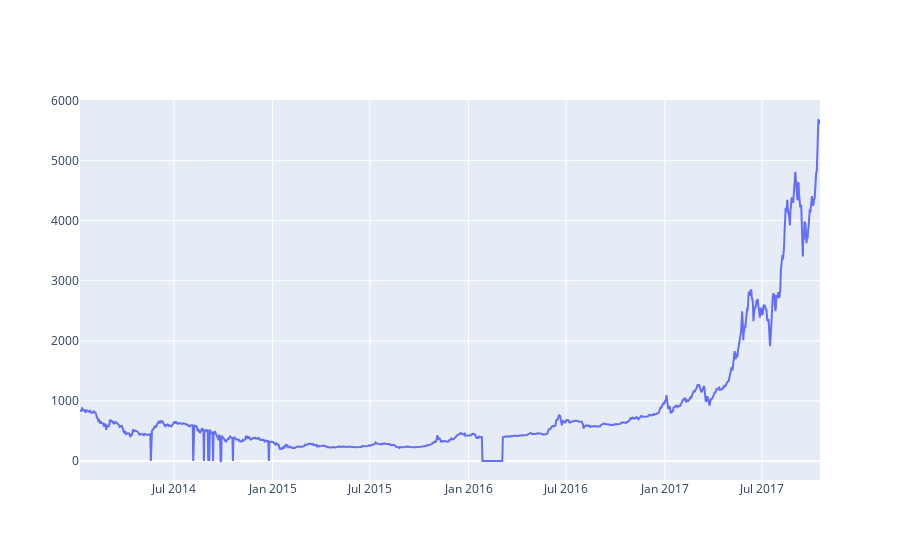

Notebook code for this chart:
### Code cell
# Weighted Price를 기준으로 그래프 그리기
btc_trace = go.Scatter(x=data.index, y=data['Weighted Price'], name= 'Price')
py.iplot([btc_trace])

### Figure 1 — Plotly figure (JSON) as saved in the notebook; plotly's stock layout.template omitted (floating-point values rounded to 4 significant figures; data arrays with more than 128 entries replaced by an {"elided": "..."} marker saying what was removed)
{"data": [{"name": "Price", "type": "scatter", "x": {"elided": "1380 str values"}, "y": {"elided": "1380 float values"}}], "layout": {}}
